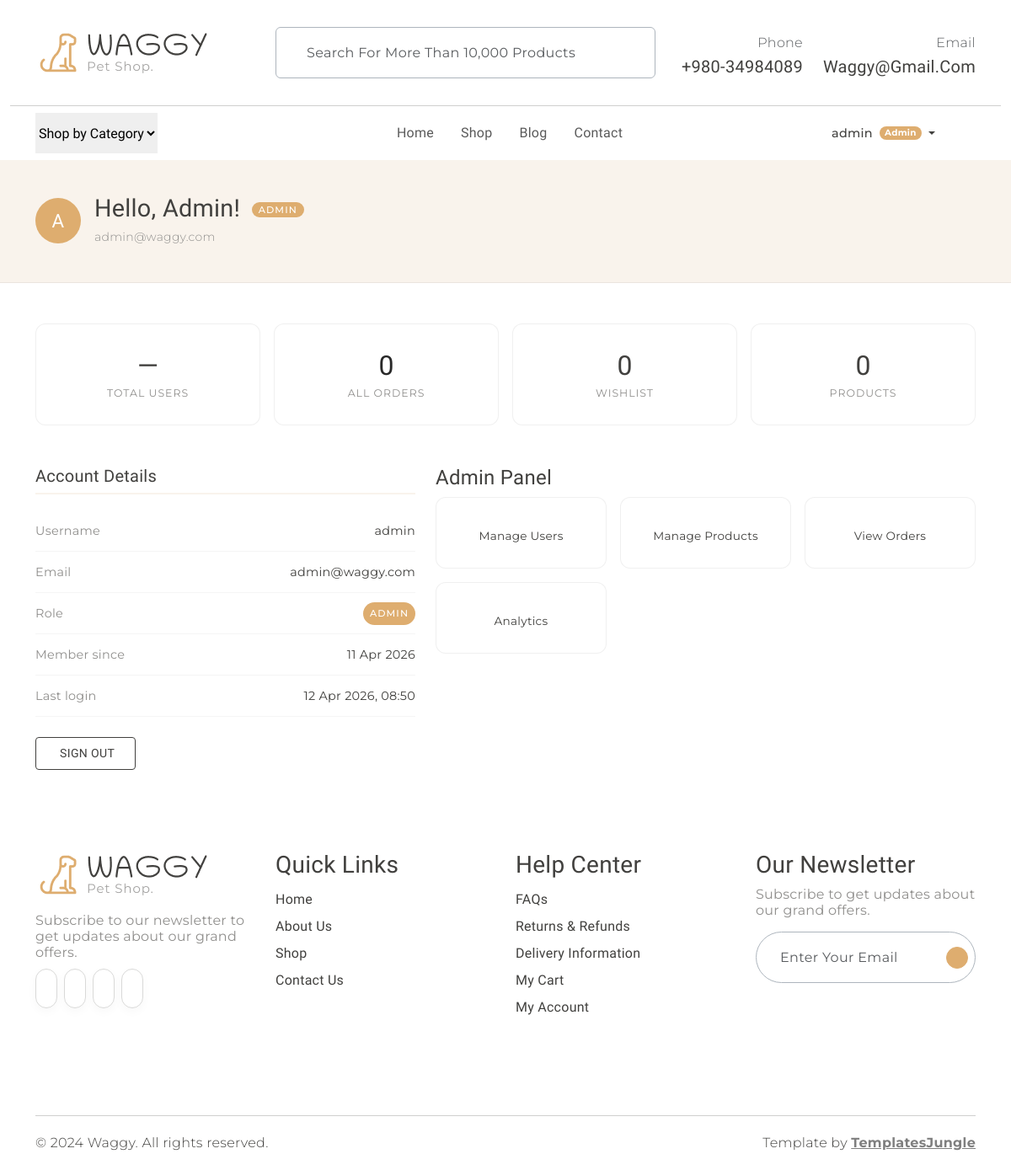
The page /dashboard (signed in) on the database as committed earlier.
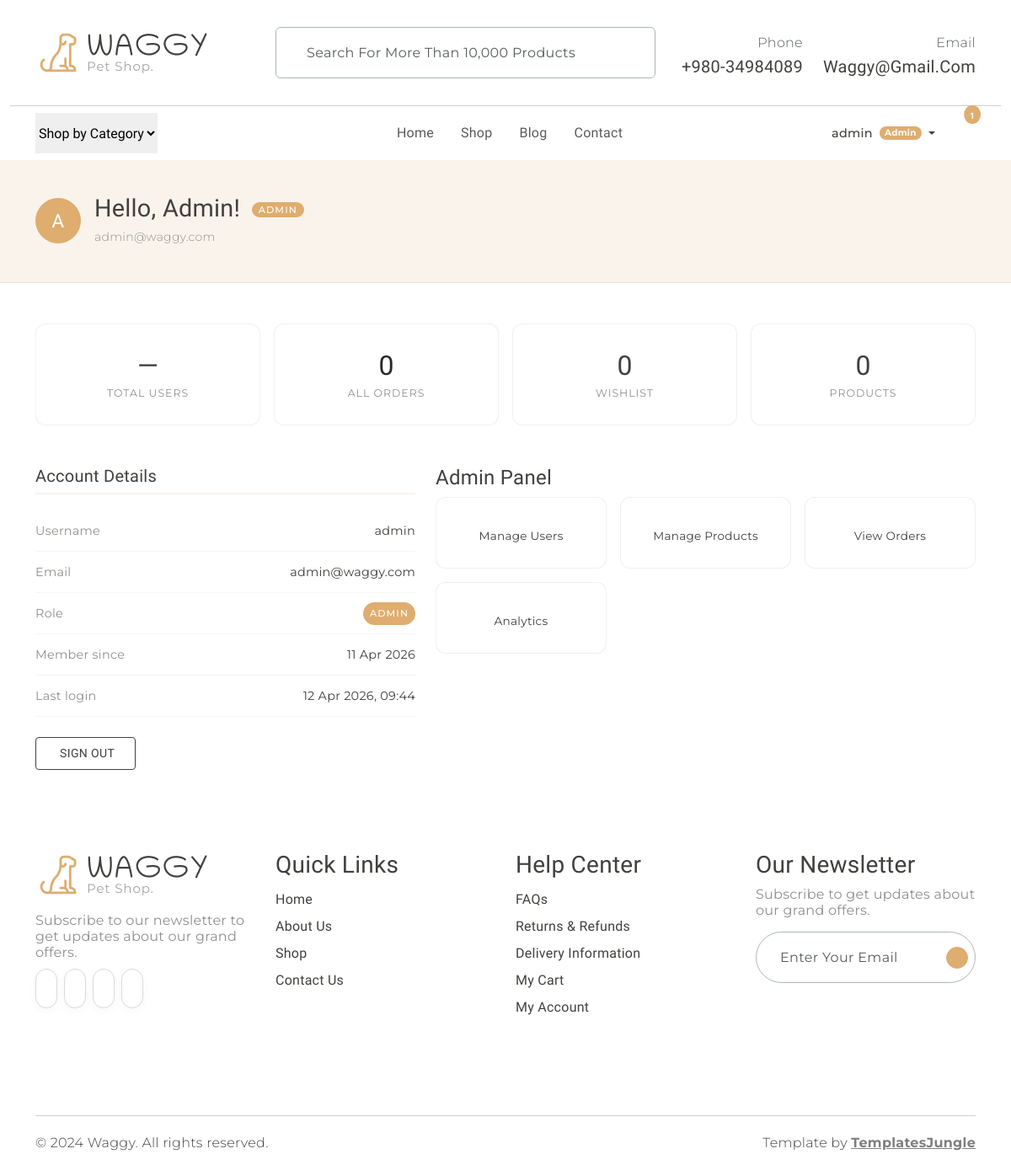
The same page on the database as committed later.
### models.py (models this page shows, shortened)
class User(UserMixin, db.Model):
    __tablename__ = "users"
    id            = db.Column(db.Integer,     primary_key=True)
    username      = db.Column(db.String(80),  unique=True, nullable=False)
    email         = db.Column(db.String(120), unique=True, nullable=False)
    password_hash = db.Column(db.String(256), nullable=False)
    role          = db.Column(db.String(20),  nullable=False, default="customer")
    is_active     = db.Column(db.Boolean,     nullable=False, default=True)
    created_at    = db.Column(db.DateTime,    nullable=False, default=datetime.utcnow)
    last_login_at = db.Column(db.DateTime,    nullable=True)
    @property
    def is_admin(self) -> bool:
        return self.role == "admin"

### app.py (the view)
    @main_bp.route("/dashboard")
    @login_required
    def dashboard():
        return render_template("dashboard.html")

### cart.py (called while the page is built)
def get_cart_count() -> int:
    if current_user.is_authenticated:
        result = (
            db.session.query(func.sum(CartItem.quantity))
            .join(CartItem.product)
            .filter(
                CartItem.user_id == current_user.id,
                Product.is_active.is_(True),
            )
            .scalar()
        )
        return int(result or 0)
    cart = _clean_session_cart()
    return sum(cart.values())

### templates/dashboard.html (shortened to what this page needs)
{% extends "base.html" %}
{% block content %}
<div class="dash-hero">
  <div class="container">
    <div class="d-flex align-items-center gap-3">
      <div class="dash-avatar">{{ current_user.username[0].upper() }}</div>
      <div>
        <h2>
          Hello, {{ current_user.username }}!
          <span class="role-badge {{ current_user.role }}">
            {{ current_user.role | capitalize }}
          </span>
        </h2>
        <p class="mb-0 secondary-font" style="color: #908F8D; font-size: 0.875rem;">
          {{ current_user.email }}
        </p>
      </div>
    </div>
  </div>
</div>
<div class="container my-5">
  <div class="row g-3 mb-5">
    {% if current_user.is_admin %}
      <div class="col-6 col-md-3">
        <div class="stat-card">
          <div class="stat-value">—</div>
          <div class="stat-lbl">Total Users</div>
        </div>
      </div>
    {% endif %}
    <div class="col-6 col-md-3">
      <a href="{% if current_user.is_admin %}{{ url_for('orders.orders_list') }}{% else %}{{ url_for('orders.my_orders') }}{% endif %}"
         class="stat-card text-decoration-none d-block">
        <div class="stat-value">{{ current_user.orders | length }}</div>
        <div class="stat-lbl">{% if current_user.is_admin %}All Orders{% else %}My Orders{% endif %}</div>
      </a>
    </div>
    <div class="col-6 col-md-3">
      <div class="stat-card">
        <div class="stat-value">0</div>
        <div class="stat-lbl">Wishlist</div>
      </div>
    </div>
    <div class="col-6 col-md-3">
      <div class="stat-card">
        <div class="stat-value">0</div>
        <div class="stat-lbl">{% if current_user.is_admin %}Products{% else %}Saved Items{% endif %}</div>
      </div>
    </div>
  </div>
  <div class="row g-4">
    <div class="col-md-5 info-section">
      <h4>Account Details</h4>
      <div class="info-row">
        <span class="lbl">Username</span>
        <span>{{ current_user.username }}</span>
      </div>
      <div class="info-row">
        <span class="lbl">Email</span>
        <span>{{ current_user.email }}</span>
      </div>
      <div class="info-row">
        <span class="lbl">Role</span>
        <span class="role-badge {{ current_user.role }}">{{ current_user.role | capitalize }}</span>
      </div>
      <div class="info-row">
        <span class="lbl">Member since</span>
        <span>{{ current_user.created_at.strftime('%d %b %Y') }}</span>
      </div>
      <div class="info-row">
        <span class="lbl">Last login</span>
        <span>
          {% if current_user.last_login_at %}
            {{ current_user.last_login_at.strftime('%d %b %Y, %H:%M') }}
          {% else %}
            —
          {% endif %}
        </span>
      </div>
      <div class="mt-4">
        <a href="{{ url_for('auth.logout') }}"
           class="btn btn-outline-dark rounded-1"
           style="font-size: 0.875rem; padding: 0.5rem 1.5rem;">
          Sign Out
        </a>
      </div>
    </div>
    <div class="col-md-7">
      <h4 class="info-section">
        {% if current_user.is_admin %}Admin Panel{% else %}My Account{% endif %}
      </h4>
      <div class="row g-3">
        {% if current_user.is_admin %}
          <div class="col-6 col-sm-4">
            <a href="#" class="quick-link">
              <span>Manage Users</span>
            </a>
          </div>
          <div class="col-6 col-sm-4">
            <a href="{{ url_for('shop.change_listing') }}" class="quick-link">
              <span>Manage Products</span>
            </a>
          </div>
          <div class="col-6 col-sm-4">
            <a href="{{ url_for('orders.orders_list') }}" class="quick-link">
              <span>View Orders</span>
            </a>
          </div>
          <div class="col-6 col-sm-4">
            <a href="#" class="quick-link">
              <span>Analytics</span>
            </a>
          </div>
        {% endif %}
      </div>
    </div>
  </div>
</div>
{% endblock %}

### templates/base.html (shortened to what the changed rows need)
<!DOCTYPE html>
<html lang="en">
<head>
  <link rel="stylesheet" href="https://cdn.jsdelivr.net/npm/swiper@9/swiper-bundle.min.css" />
  <link href="https://cdn.jsdelivr.net/npm/bootstrap@5.3.0-alpha3/dist/css/bootstrap.min.css" rel="stylesheet"
>
  <link rel="stylesheet" href="{{ url_for('static', filename='css/normalize.css') }}">
  <link rel="stylesheet" href="{{ url_for('static', filename='css/vendor.css') }}">
  <link rel="stylesheet" href="{{ url_for('static', filename='style.css') }}">
</head>
<body>
  <header>
    <div class="container">
      <nav class="main-menu d-flex navbar navbar-expand-lg">
        <div class="offcanvas offcanvas-end" tabindex="-1" id="offcanvasNavbar">
          <div class="offcanvas-body justify-content-between">
            <div class="d-none d-lg-flex align-items-center">
              <ul class="d-flex justify-content-end list-unstyled m-0 align-items-center gap-1">
                {% if current_user.is_authenticated %}
                  <li class="nav-item dropdown">
                    <a class="nav-link dropdown-toggle d-flex align-items-center gap-1 mx-2"
                       href="#" role="button" data-bs-toggle="dropdown" aria-expanded="false">
                      <span class="secondary-font" style="font-size:0.9rem; font-weight:500;">
                        {{ current_user.username }}
                      </span>
                      {% if current_user.is_admin %}
                        <span class="badge rounded-pill bg-primary ms-1"
                              style="font-family:var(--secondary-font); font-size:0.65rem; padding:0.3em 0.6em;">
                          Admin
                        </span>
                      {% endif %}
                    </a>
                  </li>
                {% endif %}
                <li class="position-relative">
                  <a href="{{ url_for('cart.view_cart') }}" class="mx-2"
                     data-bs-toggle="offcanvas" data-bs-target="#offcanvasCart">
                    <span class="position-absolute translate-middle badge rounded-circle bg-primary pt-2 cart-badge"
                          style="font-size:0.65rem; top:2px; left:calc(100% - 4px);
                                 {{ 'display:none;' if cart_count == 0 }}">
                      {{ cart_count if cart_count > 0 else '' }}
                    </span>
                  </a>
                </li>
              </ul>
            </div>
          </div>
        </div>
      </nav>
    </div>
  </header>
  {% block content %}{% endblock %}
</body>
</html>

Rows that differ between the two databases and show on the page:
changed User "Admin": last_login_at "12 Apr 2026, 08:50" → "12 Apr 2026, 09:44"
Other text that changed with them:
{{ cart_count if cart_count > 0 else '' }}: (not shown) → "1"
